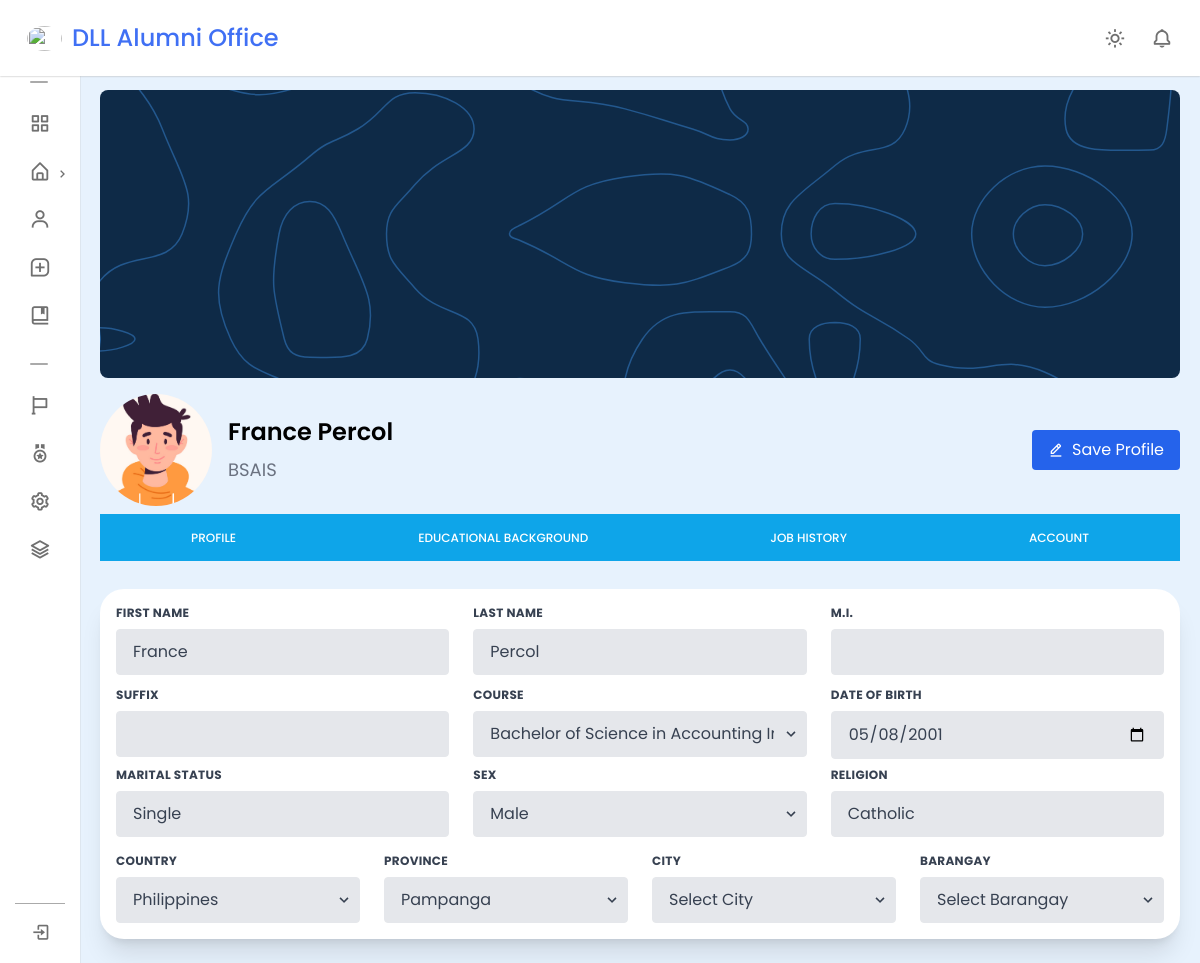
The app's page /alumni/A10001/, older data.
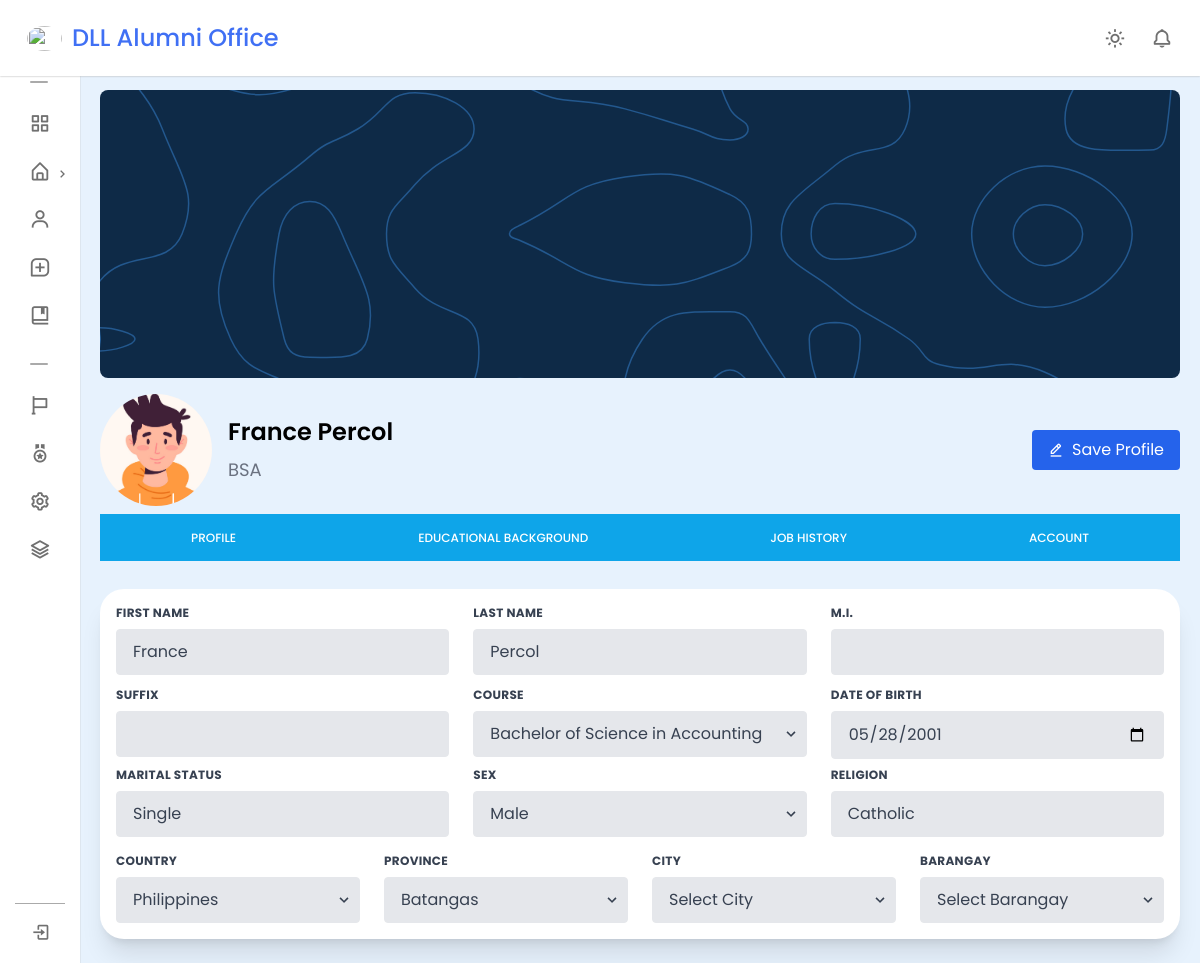
The same page, newer data.
### AlumniManagement/models.py (models this page shows, shortened)
class Alumni_Demographic_Profile(models.Model):
    user = models.OneToOneField(User, on_delete=models.CASCADE, blank=True, null=True)
    alumni_id = models.CharField(primary_key=True, max_length=6)
    fname = models.CharField(max_length=64)
    lname = models.CharField(max_length=64)
    mi = models.CharField(max_length=2, blank=True)
    suffix = models.CharField(max_length=3, blank=True)
    course_id = models.ForeignKey(Course, on_delete=models.CASCADE)
    sex = models.CharField(max_length=10, choices=SEX_CHOICES)
    religion = models.CharField(max_length=64)
    marital_status = models.CharField(max_length=64)
    date_of_birth = models.DateField()
    country = models.ForeignKey(Country, on_delete=models.CASCADE)
    province = models.ForeignKey(Province, on_delete=models.CASCADE)
    city = models.ForeignKey(City, on_delete=models.CASCADE)
    barangay = models.ForeignKey(Barangay, on_delete=models.CASCADE)

class Course(models.Model):
    course_id = models.CharField(max_length=6, primary_key=True)
    course_name = models.CharField(max_length=64, blank=False)
    course_desc = models.CharField(max_length=255, blank=True)
    field_type = models.CharField(max_length=64, choices=FIELD_CHOICES, default='technology')
    def __str__(self):
        return f'{self.course_id}'

class Province(models.Model):
    province_name = models.CharField(max_length=64)
    country = models.ForeignKey(Country, on_delete=models.CASCADE)

class Country(models.Model):
    country_name = models.CharField(max_length=64)

### AlumniManagement/views.py (the view, shortened to what this page needs)
# urls.py: path('alumni/<str:alumni_id>/', views.alumni_profile, name='alumni_profile'),
def alumni_profile(request, alumni_id):
    alumni = Alumni_Demographic_Profile.objects.get(alumni_id=alumni_id)
    graduate = Graduate.objects.get(alumni=alumni)
    current_jobs = Current_Job.objects.filter(alumni__alumni_id=alumni_id)
    prev_jobs = Previous_Job.objects.filter(alumni__alumni_id=alumni_id)
    countries = Country.objects.all()
    courses = Course.objects.all()
    alumni_country = alumni.country
    alumni_province = alumni.province
    alumni_city = alumni.city
    alumni_barangay = alumni.barangay
    alumni_course_id = str(alumni.course_id)
    context = {
        'alumni':alumni,
        'graduate': graduate,
        'countries': countries,
        'current_jobs': current_jobs,
        'prev_jobs': prev_jobs,
        'courses': courses,
        'alumni_course_id': alumni_course_id,
        'field_choices': FIELD_CHOICES,
        'sex_choices': SEX_CHOICES,
        'alumni_country': alumni_country,
        'alumni_province': alumni_province,
        'alumni_city': alumni_city,
        'alumni_barangay': alumni_barangay,
    }
    return render(request, 'AlumniManagement/alumni_profile.html', context)

### AlumniManagement/templates/AlumniManagement/alumni_profile.html (shortened to what the changed rows need)
{% extends 'base_alumni_management.html' %}
{% block content %}
{% load static %}
<link rel="stylesheet" type="text/css" href="{% static 'AlumniManagement/css/alumni_profile.css' %}">
<div>
    <div class="flex items-center gap-4 mt-4">
        <div>
            <h2 class="text-2xl font-semibold mb-2">{{alumni.fname}} {{alumni.mi}} {{alumni.lname}}</h2>
            <span class="text-lg text-gray-500">{{alumni.course_id}}</span>
        </div>
    </div>
    <form class="mb-6" id="myForm" method="POST">
        <div id="tab1" class="tab-content flex flex-wrap rounded-3xl shadow-xl bg-blend-color bg-white p-2 pb-0 pt-4 md:p-4">
            <div class="flex flex-wrap -mx-3">
                <div class="w-full md:w-1/3 px-3 mb-5 sm:mb-0">
                    <label class=" block uppercase tracking-wide text-gray-700 text-xs font-bold mb-2" for="grid-first-name">
                        First Name
                    </label>
                    <input name="fname" required maxlength="64" class="transition ease-linear delay-75 bg-blue-500 focus:-translate-y-1 focus:scale-105 focus:bg-indigo-500 duration-300 appearance-none block w-full bg-gray-200 text-gray-700 border border-grey-200 rounded py-3 px-4 mb-3 leading-tight focus:outline-none focus:bg-white" id="grid-first-name" type="text" value="{{alumni.fname}}">
                </div>
                <div class="w-full md:w-1/3 px-3 mb-5 sm:mb-0">
                    <label class="block uppercase tracking-wide text-gray-700 text-xs font-bold mb-2" for="grid-last-name">
                        Last Name
                    </label>
                    <input name="lname" required maxlength="64" class="transition ease-linear delay-75 bg-blue-500 focus:-translate-y-1 focus:scale-105 focus:bg-indigo-500 duration-300 appearance-none block w-full bg-gray-200 text-gray-700 border border-gray-200 rounded py-3 px-4 leading-tight focus:outline-none focus:bg-white focus:border-gray-500" id="grid-last-name" type="text" value="{{alumni.lname}}">
                </div>
            </div>
            <div class="flex flex-wrap -mx-3 mb-2">
                <div class="w-full md:w-1/3 px-3 mb-5 sm:mb-0">
                    <div class="relative">
                        <select name="course" required class="block appearance-none w-full bg-gray-200 border border-gray-200 text-gray-700 py-3 px-4 pr-8 rounded leading-tight focus:outline-none focus:bg-white focus:border-gray-500" id="course">
                            {% for course in courses %}
                                <option value="{{ course.course_id }}" {% if course.course_id == alumni_course_id %}
                                    selected
                                {% endif %}>{{ course.course_name }}</option>
                            {% endfor %}
                        </select>
                        <div class="pointer-events-none absolute inset-y-0 right-0 flex items-center px-2 text-gray-700">
                        </div>
                    </div>
                </div>
                <div class="w-full md:w-1/3 px-3 mb-5 sm:mb-0">
                    <label class="block uppercase tracking-wide text-gray-700 text-xs font-bold mb-2" for="grid-course-name">
                        Date of Birth
                    </label>
                    <input name="date_of_birth" required class="transition ease-linear delay-75 bg-blue-500 focus:-translate-y-1 focus:scale-105 focus:bg-indigo-500 duration-300 appearance-none block w-full bg-gray-200 text-gray-700 border border-gray-200 rounded py-3 px-4 leading-tight focus:outline-none focus:bg-white focus:border-gray-500" id="grid-course-name" type="date" value="{{alumni.date_of_birth|date:'Y-m-d'}}">
                </div>
            </div>
            <div class="flex flex-wrap -mx-3 mb-2">
                <div class="w-full md:w-1/3 px-3 mb-5 sm:mb-0">
                    <label class="block uppercase tracking-wide text-gray-700 text-xs font-bold mb-2" for="grid-status-name">
                        Marital Status
                    </label>
                    <input name="marital_status" maxlength="64" class="transition ease-linear delay-75 bg-blue-500 focus:-translate-y-1 focus:scale-105 focus:bg-indigo-500 duration-300 appearance-none block w-full bg-gray-200 text-gray-700 border border-gray-200 rounded py-3 px-4 leading-tight focus:outline-none focus:bg-white focus:border-gray-500" id="grid-status-name" type="text" value="{{alumni.marital_status}}">
                </div>
                <div class="w-full md:w-1/3 px-3 mb-5 sm:mb-0">
                    <div class="relative">
                        <select name="sex" required class="block appearance-none w-full bg-gray-200 border border-gray-200 text-gray-700 py-3 px-4 pr-8 rounded leading-tight focus:outline-none focus:bg-white focus:border-gray-500" id="sex">
                            {% for sex_choice in sex_choices %}
                            <option value="{{ sex_choice.0 }}" {% if sex_choice.0 == alumni.sex %}
                                selected
                            {% endif %}>{{ sex_choice.1 }}</option>
                            {% endfor %}
                        </select>
                        <div class="pointer-events-none absolute inset-y-0 right-0 flex items-center px-2 text-gray-700">
                        </div>
                    </div>
                </div>
                <div class="w-full md:w-1/3 px-3 mb-2">
                    <label class="block uppercase tracking-wide text-gray-700 text-xs font-bold mb-2" for="grid-religion-name">
                        Religion
                    </label>
                    <input name="religion" maxlength="64" class="transition ease-linear delay-75 bg-blue-500 focus:-translate-y-1 focus:scale-105 focus:bg-indigo-500 duration-300 appearance-none block w-full bg-gray-200 text-gray-700 border border-gray-200 rounded py-3 px-4 leading-tight focus:outline-none focus:bg-white focus:border-gray-500" id="grid-religion-name" type="text" value="{{alumni.religion}}">
                </div>
            </div>
            <div class="flex flex-wrap -mx-3 ">
                <div class="w-full md:w-1/4 px-3 mb-6 sm:mb-0">
                    <div class="relative">
                        <select name="country" required class="block appearance-none w-full bg-gray-200 border border-gray-200 text-gray-700 py-3 px-4 pr-8 rounded leading-tight focus:outline-none focus:bg-white focus:border-gray-500" id="country">
                            {% for country in countries %}
                            <option value="{{ country.id }}" {% if country.id == alumni.country.id %}
                                selected
                            {% endif %}>{{ country.country_name }}</option>
                            {% endfor %}
                        </select>
                        <div class="pointer-events-none absolute inset-y-0 right-0 flex items-center px-2 text-gray-700">
                        </div>
                    </div>
                </div>
                <div class="w-full md:w-1/4 px-3 mb-6 sm:mb-0">
                    <div class="relative">
                        <select name="province" required class="block appearance-none w-full bg-gray-200 border border-gray-200 text-gray-700 py-3 px-4 pr-8 rounded leading-tight focus:outline-none focus:bg-white focus:border-gray-500" id="province">
                            {% if alumni_province %}
                                <option value="{{ alumni_province.id }}" selected>{{ alumni_province.province_name }}</option>
                            {% endif %}
                        </select>
                        <div class="pointer-events-none absolute inset-y-0 right-0 flex items-center px-2 text-gray-700">
                        </div>
                    </div>
                </div>
            </div>
        </div>
    </form>
{% endblock content %}

Row changes from the older to the newer data that the page shows:
no longer on this page (row unchanged): Province: province "Pampanga"
changed Alumni_Demographic_Profile "France": course_id "BSAIS" → "BSA"; date_of_birth "05/08/2001" → "05/28/2001"
now on this page (row unchanged): Province: province "Batangas"
Text that changed along with them:
form field course: "Bachelor of Science in Accounting Information System" → "Bachelor of Science in Accounting"
